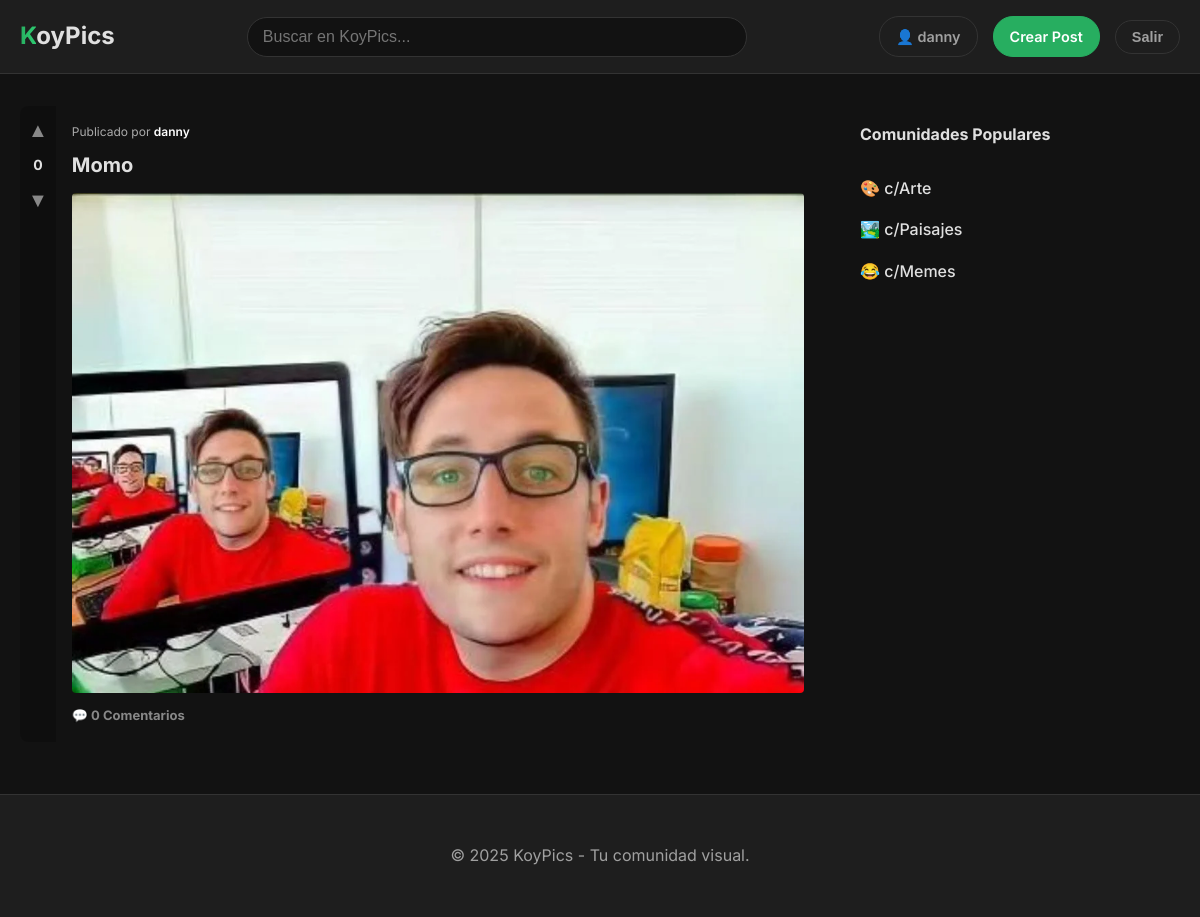
The app's page / (signed in) with its own data.
### Galeria_imagenes/models.py (models this page shows, shortened)
class Post(models.Model):
    autor = models.ForeignKey(User, on_delete=models.CASCADE)
    comunidad = models.ForeignKey(Comunidad, on_delete=models.SET_NULL, null=True, blank=True)
    titulo = models.CharField(max_length=100)
    descripcion = models.TextField(blank=True, null=True)
    archivo = models.ImageField(upload_to='imagenes/')
    fecha_creacion = models.DateTimeField(auto_now_add=True)

### Galeria_imagenes/views.py (the view)
# urls.py: path('', views.inicio, name='inicio'),
def inicio(request):
    posts = Post.objects.all().order_by('-fecha_creacion')
    comunidades = Comunidad.objects.all()
    contexto = {'posts': posts, 'comunidades': comunidades}
    return render(request, 'inicio.html', contexto)

### Galeria_imagenes/templates/inicio.html (shortened to what this page needs)
{% extends 'base.html' %}
{% block content %}
<div class="main-layout">
    <div class="post-feed">
        {% for post in posts %}
            <a href="{% url 'post_detail' post.id %}" class="post-link">
                <article class="post-card">
                    <div class="vote-section">
                        <span class="vote-arrow">▲</span>
                        <span class="vote-count">0</span>
                        <span class="vote-arrow">▼</span>
                    </div>
                    <div class="post-content">
                        <div class="post-meta">
                           Publicado por <strong>{{ post.autor.username }}</strong>
                        </div>
                        <h2 class="post-title">{{ post.titulo }}</h2>
                        <div class="post-image-container">
                            <img src="{{ post.archivo.url }}" alt="{{ post.titulo }}">
                        </div>
                        <div class="post-actions">
                           <span>💬 0 Comentarios</span>
                        </div>
                    </div>
                </article>
            </a>
        {% empty %}
            <div class="sidebar-widget">
                <h3>Aún no hay posts</h3>
                <p>¡Sé el primero en compartir algo con la comunidad!</p>
            </div>
        {% endfor %}
    </div>
    <aside class="sidebar">
        <div class="sidebar-widget">
            <h3 class="widget-title">Comunidades Populares</h3>
            <ul class="community-list">
                <li><a href="#">🎨 c/Arte</a></li>
                <li><a href="#">🏞️ c/Paisajes</a></li>
                <li><a href="#">😂 c/Memes</a></li>
            </ul>
        </div>
    </aside>
</div>
{% endblock %}

### Galeria_imagenes/templates/base.html (shortened to what this page needs)
<!DOCTYPE html>
<html lang="es">
<head>
</head>
<body>
    <header class="main-header">
        <div class="container nav-container">
            <div class="logo">
                <a href="{% url 'inicio' %}"><span>K</span>oyPics</a>
            </div>
            <div class="search-bar">
                <input type="text" placeholder="Buscar en KoyPics...">
            </div>
            <div class="nav-buttons">
                {% if user.is_authenticated %}
                    <a href="{% url 'perfil' username=user.username %}" class="nav-button">👤 {{ user.username }}</a>
                    <a href="{% url 'registrar_imagen' %}" class="nav-button primary">Crear Post</a>
                    <form action="{% url 'logout' %}" method="post" style="display: inline;">
                        <button type="submit" class="nav-button">Salir</button>
                    </form>
                {% else %}
                    <a href="{% url 'login' %}" class="nav-button">Iniciar Sesión</a>
                    <a href="{% url 'registro' %}" class="nav-button primary">Crear Cuenta</a>
                {% endif %}
            </div>
        </div>
    </header>
    <main class="main-content">
        <div class="container">
            {% block content %}{% endblock %}
        </div>
    </main>
    <footer class="main-footer">
        <div class="container footer-content">
            <p>&copy; {% now "Y" %} KoyPics - Tu comunidad visual.</p>
        </div>
    </footer>
</body>
</html>

### Galeria_imagenes/templates/base.html (style rules this page uses)
:root { --color-background: #121212; --color-surface: #1e1e1e; --color-border: #333333; --color-text-primary: #e0e0e0; --color-text-secondary: #a0a0a0; --color-primary: #27ae60; --color-primary-hover: #2ecc71; }
* { margin: 0; padding: 0; box-sizing: border-box; }
body { background-color: var(--color-background); color: var(--color-text-primary); font-family: 'Inter', sans-serif; line-height: 1.6; }
.container { max-width: 1200px; margin: 0 auto; padding: 0 20px; }
.main-header { background-color: var(--color-surface); border-bottom: 1px solid var(--color-border); padding: 1rem 0; position: sticky; top: 0; z-index: 1000; }
.nav-container { display: flex; justify-content: space-between; align-items: center; }
.logo a { text-decoration: none; color: var(--color-text-primary); font-size: 1.5rem; font-weight: 700; }
.logo a span { background: linear-gradient(90deg, var(--color-primary), var(--color-primary-hover)); -webkit-background-clip: text; background-clip: text; color: transparent; }
.search-bar { flex-grow: 1; margin: 0 40px; max-width: 500px; }
.search-bar input { width: 100%; padding: 10px 15px; background-color: var(--color-background); border: 1px solid var(--color-border); border-radius: 20px; color: var(--color-text-primary); font-size: 1rem; }
.nav-buttons { display: flex; gap: 15px; align-items: center; }
.nav-button { background-color: transparent; color: var(--color-text-secondary); padding: 8px 16px; text-decoration: none; border-radius: 20px; font-weight: 600; transition: all 0.3s ease; border: 1px solid var(--color-border); cursor: pointer; font-size: 0.9rem; white-space: nowrap; }
.nav-button.primary { background-color: var(--color-primary); border-color: var(--color-primary); color: #fff; }
.main-content { padding: 2rem 0; min-height: calc(100vh - 200px); }
.main-footer { background-color: var(--color-surface); border-top: 1px solid var(--color-border); padding: 3rem 0; margin-top: auto; }
.footer-content { text-align: center; color: var(--color-text-secondary); }

### Galeria_imagenes/templates/inicio.html (style rules this page uses)
.main-layout { display: flex; gap: 24px; max-width: 1200px; margin: 0 auto; }
.post-feed { flex-grow: 1; max-width: 800px; }
.sidebar { width: 300px; flex-shrink: 0; }
.post-card { display: flex; background: var(--gris-medio); border-radius: 8px; margin-bottom: 20px; overflow: hidden; border: 1px solid var(--gris-claro); transition: border-color 0.3s, transform 0.3s; cursor: pointer; }
a.post-link { text-decoration: none; color: inherit; }
.vote-section { display: flex; flex-direction: column; align-items: center; padding: 8px; background: rgba(0,0,0,0.2); }
.vote-arrow { font-size: 20px; color: #888; cursor: pointer; transition: color 0.2s, transform 0.2s; }
.vote-count { font-weight: bold; font-size: 14px; margin: 8px 0; }
.post-content { padding: 16px; display: flex; flex-direction: column; width: 100%; }
.post-meta { font-size: 12px; color: #aaa; margin-bottom: 8px; }
.post-meta strong { color: #fff; font-weight: 600; }
.post-title { font-size: 20px; margin-bottom: 12px; }
.post-image-container { max-height: 500px; overflow: hidden; border-radius: 4px; }
.post-image-container img { width: 100%; height: auto; }
.post-actions { margin-top: 12px; font-size: 13px; font-weight: bold; color: #888; }
.sidebar-widget { background: var(--gris-medio); border-radius: 8px; padding: 16px; border: 1px solid var(--gris-claro); }
.widget-title { font-size: 16px; border-bottom: 1px solid var(--gris-claro); padding-bottom: 8px; margin-bottom: 12px; }
.community-list li { list-style: none; padding: 8px 0; }
.community-list a { text-decoration: none; color: var(--blanco); font-weight: 500; }

### records on screen
Post: autor.username "danny", titulo "Momo", archivo (picture)

### other values on screen
{{ user.username }} "danny"
